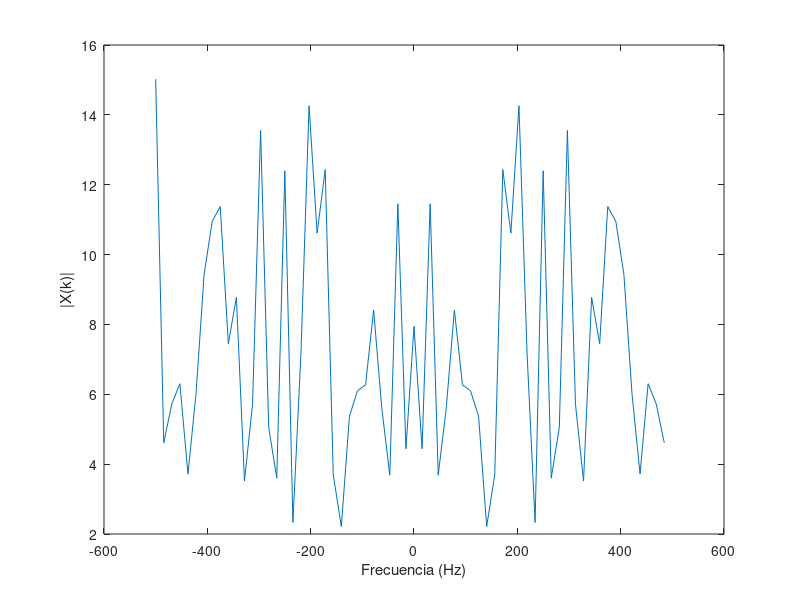

The MATLAB script that drew this image: (Note: this script raises an error after producing the figure.)
%%%%%%%%%%%%%%%%%%%%%%%%%%%%%%%%%%%%%%%%%%%%%%%%%%%%%%%%%%%%
%%%%%%%%%%%%%%  PARTE 1: Convolución Circular %%%%%%%%%%%%%%
%%%%%%%%%%%%%%%%%%%%%%%%%%%%%%%%%%%%%%%%%%%%%%%%%%%%%%%%%%%%

% PREGUNTA 1

% Parámetros
N = 64;        % Longitud de x[n], puede ajustarse
Ts = 1e-3;     % Periodo de muestreo

% Generar señal aleatoria x[n]
x = randn(N, 1);

% Calcular su espectro X(k)
X = fftshift(fft(x));

% Vector de frecuencia para graficar
Fs = 1/Ts;
f = (-N/2:N/2-1)*(Fs/N);

% Graficar el espectro de x[n]
figure;
plot(f, abs(X));
xlabel("Frecuencia (Hz)");
ylabel("|X(k)|");
xline(0)
title("Espectro de x[n]");


% PREGUNTA 2

% Respuesta al impulso del canal h[n]
h = [-0.1, 0.3, -0.5, 0.7, -0.9, 0.7, -0.5, 0.3, -0.1]';

% Llenar con ceros h[n] hasta longitud N
h_padded = [h; zeros(N - length(h), 1)];

% Calcular su espectro H(k)
H = fftshift(fft(h_padded));

% Graficar el espectro de h[n]
figure;
plot(f, abs(H));
xlabel("Frecuencia (Hz)");
ylabel("|H(k)|");
title("Espectro de h[n]");


% PREGUNTA 3

% Convolución lineal
y = conv(x, h);

% Calcular su FFT de N puntos
Y = fftshift(fft(y, N));

% Graficar el espectro de y[n]
figure;
plot(f, abs(Y));
xlabel("Frecuencia (Hz)");
ylabel("|Y_L(k)|");
title("Espectro de y_L[n] (Convolución Lineal)");


% PREGUNTA 4

% Convolución circular
yc = cconv(x, h, N);  % Convolución circular de N puntos

% Calcular su espectro Yc(k)
Yc = fftshift(fft(yc));

% Graficar el espectro de yc[n]
figure;
plot(f, abs(Yc));
xlabel("Frecuencia (Hz)");
ylabel("|Y_c(k)|");
title("Espectro de y_c[n] (Convolución Circular)");


% PREGUNTA 5

% Calcular el producto X(k) * H(k)
XH = X .* H;

% Comparación entre X(k)*H(k) y Y(k)
figure;
subplot(1,2,1);
plot(f, abs(XH), f, abs(Y));
xlabel("Frecuencia (Hz)");
ylabel("Magnitud");
title("Comparación de X(k)*H(k) y Y_L(k)");
legend("|X(k)*H(k)|", "|Y_L(k)|");

% Comparación entre X(k)*H(k) y Yc(k)
subplot(1,2,2);
plot(f, abs(XH), f, abs(Yc));
xlabel("Frecuencia (Hz)");
ylabel("Magnitud");
title("Comparación de X(k)*H(k) y Y_c(k)");
legend("|X(k)*H(k)|", "|Y_c(k)|");


% PREGUNTA 6

% Longitud del prefijo cíclico (debe ser >= longitud de h[n]-1)
L = length(h) - 1;

% Construir prefijo cíclico a partir de las últimas L muestras de x[n]
cyclic_prefix = x(end-L+1:end);

% Extender x[n] con prefijo cíclico
x_ext = [cyclic_prefix; x];

figure;
hold on;
plot(-L:N-1, x_ext, "b")
plot(0:N-1, x, "r");
xlabel("n");
ylabel("x[n]");
legend("x_{ext}[n]", "x[n]");
title("Señal x[n] y x_{ext}[n] con Prefijo Cíclico");
hold off;


% PREGUNTA 7

% Longitud óptima del prefijo cíclico es L = length(h) - 1
fprintf("Longitud elegida del prefijo cíclico: %d\n", L);

% Convolución lineal con la señal extendida
y_ext = conv(x_ext, h);

% Eliminar las primeras L muestras para extraer el resultado de la convolución circular
yc_extracted = y_ext(L+1:L+N);


figure;
hold on;
plot(-L:N+L-1, y_ext, "b")
plot(0:N-1, yc_extracted, "r");
xlabel("n");
ylabel("x[n]");
xlim([-L, N+L-1])
legend("y_{ext}[n]", "y_c[n]");
title("Convolución circular extraída de la lineal");
hold off;

Yc_extracted = fftshift(fft(yc_extracted));

% Comparación entre X(k)*H(k) y Yc(k) extraído
figure;
plot(f, abs(XH), f, abs(yc_extracted));
xlabel("Frecuencia (Hz)");
ylabel("Magnitud");
legend;
title("Comparación de X(k)*H(k) y Y_c(k)");






%%%%%%%%%%%%%%%%%%%%%%%%%%%%%%%%%%%%%%%%%%%%%%%%%%%%%%%%%%%%
%%%%%%%%%%%%%%%%%%  PARTE 2: Ecualización %%%%%%%%%%%%%%%%%%
%%%%%%%%%%%%%%%%%%%%%%%%%%%%%%%%%%%%%%%%%%%%%%%%%%%%%%%%%%%%

% Parámetros de OFDM
NFFT = 128;           % Tamaño de FFT
Ncp = 16;             % Longitud del prefijo cíclico (varía según el caso)
Nofdm = 100;          % Número de símbolos OFDM
Nsub = 10;            % Número de subportadoras de datos
modOrder = 4;         % Modulación QPSK (número M-ario)

% Respuesta al impulso del canal h[n]
h = [0, -0.1, 0.3, -0.5, 0.7, -0.9, 0.7, -0.5, 0.3, -0.1, 0]';


% Respuesta de frecuencia ideal del canal
H = fft(h, NFFT);

% Generar bits aleatorios
numBits = Nsub * Nofdm * log2(modOrder);
bits = randi([0 1], numBits, 1);

%%%%%%%%%%%%%%%%%%%%%%%%%%%%%%%%%%%%%%%%%%%%%%%%%%%%%%%%%%%%
%%%%%%%%%%%%  PARTE A: Intervalo de guarda con 0 %%%%%%%%%%%%%%%%%%
%%%%%%%%%%%%%%%%%%%%%%%%%%%%%%%%%%%%%%%%%%%%%%%%%%%%%%%%%%%%

% Actualizar Ncp para este caso
Ncp = 16;

% Modulación QPSK
symbols = moduladorQPSK(bits);

% Remodelar símbolos en subportadoras x símbolos OFDM
symbols_matrix = reshape(symbols, Nsub, Nofdm);

% Inicializar la matriz de símbolos OFDM
X = zeros(NFFT, Nofdm);

% Mapear símbolos a subportadoras
X(2:Nsub+1, :) = symbols_matrix;

% Modulación OFDM (IFFT)
ofdm_symbols = ifft(X, NFFT);

% Agregar intervalo de guarda lleno de ceros
ofdm_with_guard = [zeros(Ncp, Nofdm); ofdm_symbols];

% Serializar los símbolos OFDM
s = ofdm_with_guard(:);

% Transmitir a través del canal
s_rx = conv(s, h);
s_rx = s_rx(1:length(s));

% Remodelar la señal recibida
s_rx_matrix = reshape(s_rx, NFFT + Ncp, Nofdm);

% Eliminar el intervalo de guarda
received_symbols = s_rx_matrix(Ncp+1:end, :);

% Demodulación OFDM (FFT)
Y = fft(received_symbols, NFFT);

size(Y)
size(repmat(H.', 1, Nofdm))

% Ecualización en el dominio de frecuencia
Y_eq = Y ./ repmat(H, 1, Nofdm);

% Extraer las subportadoras de datos
received_data = Y_eq(2:Nsub+1, :);
received_data = received_data(:);

% Demodulación QPSK
received_bits = demoduladorQPSK(received_data);

% Calcular BER
num_errors = sum(bits ~= received_bits);
bit_error_rate = num_errors / numBits;
fprintf("Caso a) BER con intervalo de guarda en cero: %f\n", bit_error_rate);

% Diagrama de constelación
figure;
subplot(1,2,1);
plot(real(symbols), imag(symbols), "o");
title("Constelación Transmitida");
xlabel("En Fase");
ylabel("En Cuadratura");
axis square;

subplot(1,2,2);
plot(real(received_data), imag(received_data), "o");
title("Constelación Recibida (Caso a)");
xlabel("En Fase");
ylabel("En Cuadratura");
axis square;

%%%%%%%%%%%%%%%%%%%%%%%%%%%%%%%%%%%%%%%%%%%%%%%%%%%%%%%%%%%%
%%%%%%%%%%%%  PARTE B: Intervalo de guarda con 0 %%%%%%%%%%%%%%%%%%
%%%%%%%%%%%%%%%%%%%%%%%%%%%%%%%%%%%%%%%%%%%%%%%%%%%%%%%%%%%%

% Actualizar Ncp para el Caso b)
Ncp = 4;  % Longitud del prefijo cíclico menor al canal

% Modulación QPSK
symbols_b = moduladorQPSK(bits);

% Remodelar símbolos en subportadoras x símbolos OFDM
symbols_matrix_b = reshape(symbols_b, Nsub, Nofdm);

% Inicializar la matriz de símbolos OFDM
X_b = zeros(NFFT, Nofdm);

% Mapear símbolos a subportadoras
X_b(2:Nsub+1, :) = symbols_matrix_b;

% Modulación OFDM (IFFT)
ofdm_symbols_b = ifft(X_b, NFFT);

% Agregar prefijo cíclico (copia de las últimas Ncp muestras)
cyclic_prefix_b = ofdm_symbols_b(end-Ncp+1:end, :);
ofdm_with_cp_b = [cyclic_prefix_b; ofdm_symbols_b];

% Serializar los símbolos OFDM
s_b = ofdm_with_cp_b(:);

% Transmitir a través del canal
s_rx_b = conv(s_b, h);
s_rx_b = s_rx_b(1:length(s_b));

% Remodelar la señal recibida
s_rx_matrix_b = reshape(s_rx_b, NFFT + Ncp, Nofdm);

% Eliminar el prefijo cíclico
received_symbols_b = s_rx_matrix_b(Ncp+1:end, :);

% Demodulación OFDM (FFT)
Y_b = fft(received_symbols_b, NFFT);

% Ecualización en el dominio de frecuencia
Y_eq_b = Y_b ./ repmat(H, 1, Nofdm);

% Extraer las subportadoras de datos
received_data_b = Y_eq_b(2:Nsub+1, :);
received_data_b = received_data_b(:);

% Demodulación QPSK
received_bits_b = demoduladorQPSK(received_data_b);

% Calcular BER
num_errors_b = sum(bits ~= received_bits_b);
bit_error_rate_b = num_errors_b / numBits;
fprintf("Caso b) BER con prefijo cíclico corto: %f\n", bit_error_rate_b);

% Diagrama de constelación
figure;
subplot(1,2,1);
plot(real(symbols_b), imag(symbols_b), "o");
title("Constelación Transmitida");
xlabel("En Fase");
ylabel("En Cuadratura");
axis square;

subplot(1,2,2);
plot(real(received_data_b), imag(received_data_b), "o");
title("Constelación Recibida (Caso b)");
xlabel("En Fase");
ylabel("En Cuadratura");
axis square;

%%%%%%%%%%%%%%%%%%%%%%%%%%%%%%%%%%%%%%%%%%%%%%%%%%%%%%%%%%%%
%%%%%%%%%%%%  PARTE C:  %%%%%%%%%%%%%%%%%%
%%%%%%%%%%%%%%%%%%%%%%%%%%%%%%%%%%%%%%%%%%%%%%%%%%%%%%%%%%%%

% Actualizar Ncp para el Caso c)
Ncp = 16;  % Longitud del prefijo cíclico igual o mayor al canal

% Modulación QPSK
symbols_c = moduladorQPSK(bits);

% Remodelar símbolos en subportadoras x símbolos OFDM
symbols_matrix_c = reshape(symbols_c, Nsub, Nofdm);

% Inicializar la matriz de símbolos OFDM
X_c = zeros(NFFT, Nofdm);

% Mapear símbolos a subportadoras
X_c(2:Nsub+1, :) = symbols_matrix_c;

% Modulación OFDM (IFFT)
ofdm_symbols_c = ifft(X_c, NFFT);

% Agregar prefijo cíclico (copia de las últimas Ncp muestras)
cyclic_prefix_c = ofdm_symbols_c(end-Ncp+1:end, :);
ofdm_with_cp_c = [cyclic_prefix_c; ofdm_symbols_c];

% Serializar los símbolos OFDM
s_c = ofdm_with_cp_c(:);

% Transmitir a través del canal
s_rx_c = conv(s_c, h);
s_rx_c = s_rx_c(1:length(s_c));

% Remodelar la señal recibida
s_rx_matrix_c = reshape(s_rx_c, NFFT + Ncp, Nofdm);

% Eliminar el prefijo cíclico
received_symbols_c = s_rx_matrix_c(Ncp+1:end, :);

% Demodulación OFDM (FFT)
Y_c = fft(received_symbols_c, NFFT);

% Ecualización en el dominio de frecuencia
Y_eq_c = Y_c ./ repmat(H, 1, Nofdm);

% Extraer las subportadoras de datos
received_data_c = Y_eq_c(2:Nsub+1, :);
received_data_c = received_data_c(:);

% Demodulación QPSK
received_bits_c = demoduladorQPSK(received_data_c);

% Calcular BER
num_errors_c = sum(bits ~= received_bits_c);
bit_error_rate_c = num_errors_c / numBits;
fprintf("Caso c) BER con prefijo cíclico suficiente: %f\n", bit_error_rate_c);

% Diagrama de constelación
figure;
subplot(1,2,1);
plot(real(symbols_c), imag(symbols_c), "o");
title("Constelación Transmitida");
xlabel("En Fase");
ylabel("En Cuadratura");
axis square;

subplot(1,2,2);
plot(real(received_data_c), imag(received_data_c), "o");
title("Constelación Recibida (Caso c)");
xlabel("En Fase");
ylabel("En Cuadratura");
axis square;